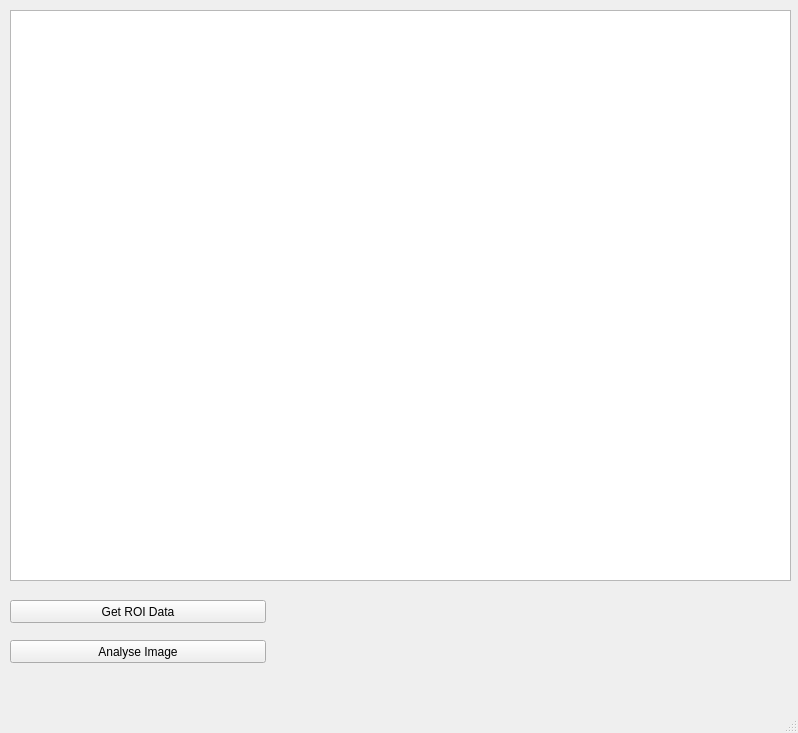
<?xml version="1.0" encoding="UTF-8"?>
<ui version="4.0">
 <class>view</class>
 <widget class="QMainWindow" name="view">
  <property name="geometry">
   <rect>
    <x>0</x>
    <y>0</y>
    <width>798</width>
    <height>733</height>
   </rect>
  </property>
  <property name="windowTitle">
   <string>Laser Transverse Profile Decomposition</string>
  </property>
  <widget class="QWidget" name="centralwidget">
   <widget class="GraphicsView" name="graphics_area">
    <property name="geometry">
     <rect>
      <x>10</x>
      <y>10</y>
      <width>781</width>
      <height>571</height>
     </rect>
    </property>
   </widget>
   <widget class="QPushButton" name="get_roi_data_button">
    <property name="geometry">
     <rect>
      <x>10</x>
      <y>600</y>
      <width>256</width>
      <height>23</height>
     </rect>
    </property>
    <property name="text">
     <string>Get ROI Data</string>
    </property>
   </widget>
   <widget class="QPushButton" name="analyse_button">
    <property name="geometry">
     <rect>
      <x>10</x>
      <y>640</y>
      <width>256</width>
      <height>23</height>
     </rect>
    </property>
    <property name="text">
     <string>Analyse Image</string>
    </property>
   </widget>
  </widget>
  <widget class="QStatusBar" name="statusbar"/>
 </widget>
 <customwidgets>
  <customwidget>
   <class>GraphicsView</class>
   <extends>QGraphicsView</extends>
   <header>pyqtgraph.h</header>
  </customwidget>
 </customwidgets>
 <resources/>
 <connections/>
</ui>
